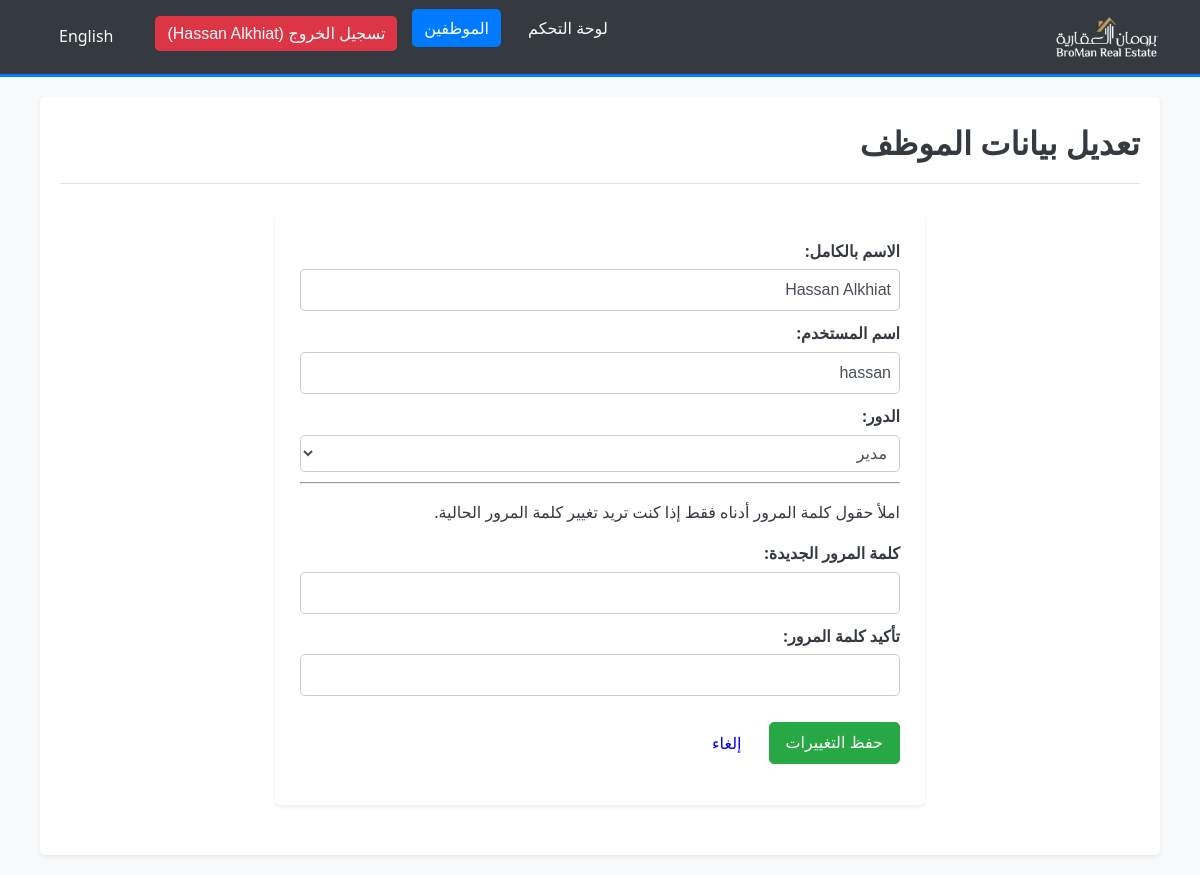
The page /edit_employee.php?id=3 (signed in) on the database its author committed.
### tables this page shows
CREATE TABLE `employees` (
  `EmployeeID` int(11) NOT NULL,
  `FullName` varchar(255) NOT NULL,
  `Username` varchar(50) NOT NULL,
  `Password` varchar(255) NOT NULL COMMENT 'Stored using PHP password_hash (bcrypt)',
  `Role` enum('manager','admin','user') NOT NULL DEFAULT 'user',
  `DateJoined` timestamp NULL DEFAULT current_timestamp()
);

### lang/translate.php (called while the page is built, shortened)
<?php
$lang_file = __DIR__ . '/' . $_SESSION['lang'] . '.php';
if (file_exists($lang_file)) {
    $translations = include($lang_file);
} else {
    $translations = include(__DIR__ . '/ar.php');
}
function t($key)
{
    global $translations;
    return isset($translations[$key]) ? $translations[$key] : $key;
}
function get_direction()
{
    return ($_SESSION['lang'] == 'ar') ? 'rtl' : 'ltr';
}
function get_lang_code()
{
    return $_SESSION['lang'];
}

### edit_employee.php (the view, shortened to what this page needs)
<?php
require_once 'db.php';
require_once 'navbar.php';
$employee_id = $full_name = $username = $role = "";
$full_name_err = $username_err = $password_err = $role_err = $general_err = "";
if (isset($_GET["id"]) && !empty(trim($_GET["id"]))) {
    $employee_id = trim($_GET["id"]);
    $sql_fetch = "SELECT FullName, Username, Role FROM Employees WHERE EmployeeID = ?";
    if ($stmt_fetch = $conn->prepare($sql_fetch)) {
        $stmt_fetch->bind_param("i", $param_employee_id);
        if ($stmt_fetch->execute()) {
            $stmt_fetch->store_result();
            if ($stmt_fetch->num_rows == 1) {
                $stmt_fetch->bind_result($full_name, $username, $role);
            } else {
                $_SESSION["error_message"] = "Employee not found.";
                header("Location: employees_list.php");
                exit();
            }
        } else {
            $general_err = "Error fetching employee details.";
            error_log("Error executing employee fetch: " . $stmt_fetch->error);
        }
    } else {
        $general_err = "Database error (employee fetch). Please try again.";
        error_log("Error preparing employee fetch: " . $conn->error);
    }
} else {
    $_SESSION["error_message"] = "No employee ID specified for editing.";
    header("Location: employees_list.php");
    exit();
}
?>
<!DOCTYPE html>
<html lang="<?php echo get_lang_code(); ?>" dir="<?php echo get_direction(); ?>">
<head>
    <link rel="stylesheet" href="modern_styles.css">
    <?php if (get_direction() === 'rtl'): ?>
        <link rel="stylesheet" href="rtl_styles.css">
    <?php endif; ?>
</head>
<body>
<?php require_once 'navbar.php'; ?>
<div class="container">
    <div class="page-header">
        <h1><?php echo t("edit_employee"); ?></h1>
    </div>
    <div class="form-container">
        <div class="form-card">
            <form action="<?php echo htmlspecialchars($_SERVER["PHP_SELF"]) . "?id=" . htmlspecialchars($employee_id); ?>" method="POST">
    <div>
        <label for="fullName"><?php echo t("full_name"); ?>:</label>
        <input type="text" id="fullName" name="fullName" class="form-input <?php echo (!empty($full_name_err)) ? 'is-invalid' : ''; ?>" value="<?php echo htmlspecialchars($full_name); ?>" required>
    </div>
    <div>
        <label for="username"><?php echo t("username"); ?>:</label>
        <input type="text" id="username" name="username" class="form-input <?php echo (!empty($username_err)) ? 'is-invalid' : ''; ?>" value="<?php echo htmlspecialchars($username); ?>" required>
    </div>
    <div>
        <label for="role"><?php echo t("role"); ?>:</label>
        <select id="role" name="role" class="form-input <?php echo (!empty($role_err)) ? 'is-invalid' : ''; ?>" required>
            <option value="manager" <?php echo ($role == "manager") ? "selected" : ""; ?>><?php echo t("manager_role"); ?></option>
        </select>
    </div>
    <hr>
    <p class="password-note"><?php echo t("password_strength_hint"); ?></p>
    <div>
        <label for="new_password"><?php echo t("new_password"); ?>:</label>
        <input type="password" id="new_password" name="new_password" class="form-input <?php echo (!empty($password_err)) ? 'is-invalid' : ''; ?>">
    </div>
    <div>
        <label for="confirm_password"><?php echo t("confirm_password"); ?>:</label>
        <input type="password" id="confirm_password" name="confirm_password" class="form-input <?php echo (!empty($password_err)) ? 'is-invalid' : ''; ?>">
    </div>
                <div class="form-actions">
                    <input type="submit" value="<?php echo t("save_changes"); ?>" class="btn btn-success">
                    <a href="employees_list.php" class="btn btn-secondary"><?php echo t("cancel"); ?></a>
                </div>
            </form>
        </div>
    </div>
</div>
</body>
</html>

### modern_styles.css (style rules this page uses)
:root { --primary-color: #007bff; --secondary-color: #6c757d; --light-color: #f8f9fa; --dark-color: #343a40; --success-color: #28a745; --danger-color: #dc3545; --warning-color: #ffc107; --font-family: 'Segoe UI', Tahoma, Geneva, Verdana, sans-serif; --border-radius: 0.3rem; --box-shadow: 0 0.125rem 0.25rem rgba(0, 0, 0, 0.075); }
body { font-family: var(--font-family); margin: 0; background-color: var(--light-color); color: var(--dark-color); line-height: 1.6; }
.container { width: 90%; max-width: 1200px; margin: 20px auto; padding: 20px; background-color: #fff; border-radius: var(--border-radius); box-shadow: var(--box-shadow); }
.page-header { display: flex; justify-content: space-between; align-items: center; margin-bottom: 25px; padding-bottom: 15px; border-bottom: 1px solid #dee2e6; }
.page-header h1, .page-title { margin: 0; font-size: 2rem; color: var(--dark-color); }
.btn { display: inline-block; font-weight: 400; text-align: center; vertical-align: middle; cursor: pointer; user-select: none; background-color: transparent; border: 1px solid transparent; padding: 0.5rem 1rem; font-size: 1rem; line-height: 1.5; border-radius: var(--border-radius); transition: color 0.15s ease-in-out, background-color 0.15s ease-in-out, border-color 0.15s ease-in-out, box-shadow 0.15s ease-in-out; text-decoration: none; }
.btn-success { color: #fff; background-color: var(--success-color); border-color: var(--success-color); }
.form-card { background-color: #fff; padding: 25px; border-radius: var(--border-radius); box-shadow: var(--box-shadow); max-width: 600px; margin: 30px auto; }
.form-card label { display: block; margin-bottom: 0.5rem; font-weight: 600; }
.form-input, .form-card select, .form-card textarea { display: block; width: calc(100% - 22px); padding: 0.75rem; font-size: 1rem; line-height: 1.5; color: #495057; background-color: #fff; background-clip: padding-box; border: 1px solid #ced4da; border-radius: var(--border-radius); transition: border-color 0.15s ease-in-out, box-shadow 0.15s ease-in-out; margin-bottom: 1rem; }
.form-card .btn { margin-top: 1rem; margin-right: 0.5rem; }

### rtl_styles.css (style rules this page uses)
body { direction: rtl; text-align: right; }
.page-header h1 { float: right; }
.form-container div label { display: block; margin-bottom: 5px; }
.form-container div input[type="text"], .form-container div input[type="email"], .form-container div input[type="password"], .form-container div input[type="number"], .form-container div select, .form-container div textarea { width: 100%; padding: 8px; margin-bottom: 10px; border: 1px solid #ccc; box-sizing: border-box; }
.form-container div input[type="submit"], .form-container div .btn { float: right; margin-left: 10px; margin-right: 0; }
.page-header::after, .search-form::after, .form-container form::after { content: ""; display: table; clear: both; }

### rows shown on the page
employees: fullName "Hassan Alkhiat", username "hassan", role "مدير"

### other values the page prints
t('dashboard') "لوحة التحكم"
t('employees') "الموظفين"
sprintf(t('logout_user'), $user_full_name) "تسجيل الخروج (Hassan Alkhiat)"
$switch_lang_text "English"
t("edit_employee") "تعديل بيانات الموظف"
t("full_name") "الاسم بالكامل"
t("username") "اسم المستخدم"
t("role") "الدور"
t("password_strength_hint") "املأ حقول كلمة المرور أدناه فقط إذا كنت تريد تغيير كلمة المرور الحالية."
t("new_password") "كلمة المرور الجديدة"
t("confirm_password") "تأكيد كلمة المرور"
t("cancel") "إلغاء"
